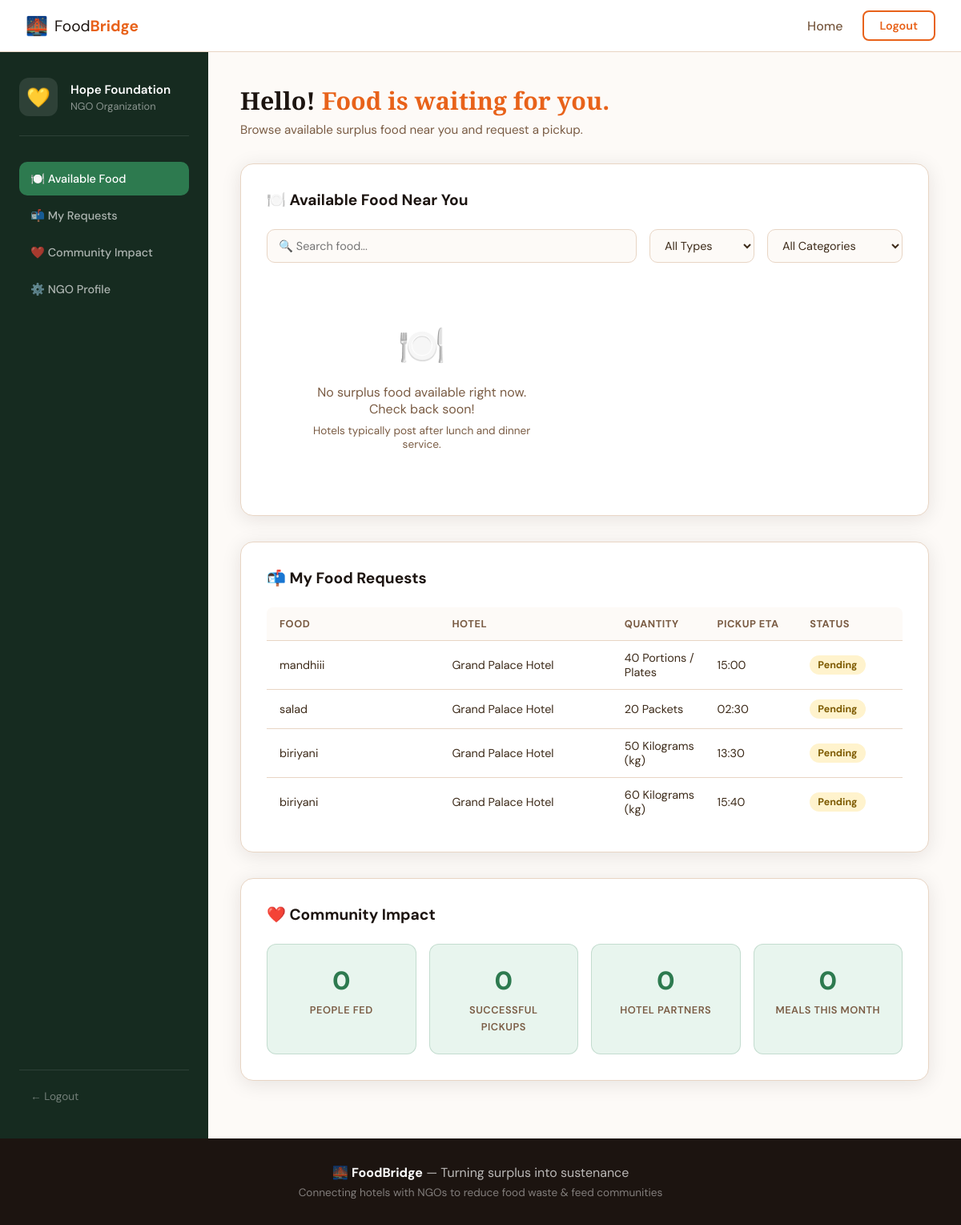
Page /ngo (signed in) on the committed database.
### tables this page shows
CREATE TABLE food_requests (
    id INTEGER PRIMARY KEY AUTOINCREMENT,
    food_id INTEGER NOT NULL,
    ngo_id INTEGER NOT NULL,
    people_count INTEGER DEFAULT 0,
    pickup_eta TEXT,
    message TEXT,
    status TEXT DEFAULT 'pending' CHECK(status IN ('pending', 'approved', 'rejected', 'completed')),
    created_at DATETIME DEFAULT CURRENT_TIMESTAMP,
    FOREIGN KEY (food_id) REFERENCES food_listings(id),
    FOREIGN KEY (ngo_id) REFERENCES users(id)
);

CREATE TABLE food_listings (
    id INTEGER PRIMARY KEY AUTOINCREMENT,
    hotel_id INTEGER NOT NULL,
    food_name TEXT NOT NULL,
    category TEXT NOT NULL,
    quantity INTEGER NOT NULL,
    unit TEXT NOT NULL,
    food_type TEXT NOT NULL CHECK(food_type IN ('veg', 'nonveg', 'vegan')),
    prepared_at TEXT,
    best_before TEXT NOT NULL,
    pickup_address TEXT NOT NULL,
    instructions TEXT,
    contact_name TEXT,
    contact_phone TEXT,
    allergens TEXT,
    is_claimed INTEGER DEFAULT 0,
    ngo_id INTEGER,
    created_at DATETIME DEFAULT CURRENT_TIMESTAMP,
    FOREIGN KEY (hotel_id) REFERENCES users(id),
    FOREIGN KEY (ngo_id) REFERENCES users(id)
);

CREATE TABLE users (
    id INTEGER PRIMARY KEY AUTOINCREMENT,
    name TEXT NOT NULL,
    email TEXT UNIQUE NOT NULL,
    password TEXT NOT NULL,
    user_type TEXT NOT NULL CHECK(user_type IN ('hotel', 'ngo')),
    phone TEXT,
    address TEXT,
    created_at DATETIME DEFAULT CURRENT_TIMESTAMP
);

### app.py (the view, shortened to what this page needs)
@app.route('/ngo')
def ngo_dashboard():
    if session.get('user_type') != 'ngo':
        return redirect(url_for('login'))
    conn = get_db()
    ngo_id = session['user_id']
    available_food = conn.execute('''
        SELECT fl.*, u.name as hotel_name
        FROM food_listings fl
        JOIN users u ON fl.hotel_id = u.id
        WHERE fl.is_claimed = 0
        ORDER BY fl.created_at DESC
    ''').fetchall()
    available_list = []
    my_requests = conn.execute('''
        SELECT fr.*, fl.food_name, fl.quantity, fl.unit, u.name as hotel_name
        FROM food_requests fr
        JOIN food_listings fl ON fr.food_id = fl.id
        JOIN users u ON fl.hotel_id = u.id
        WHERE fr.ngo_id=?
        ORDER BY fr.created_at DESC
    ''', (ngo_id,)).fetchall()
    impact = conn.execute('''
        SELECT
            SUM(fr.people_count) as people_fed,
            COUNT(*) as pickups,
            COUNT(DISTINCT fl.hotel_id) as hotels_partnered
        FROM food_requests fr
        JOIN food_listings fl ON fr.food_id = fl.id
        WHERE fr.ngo_id=? AND fr.status='completed'
    ''', (ngo_id,)).fetchone()
    impact_data = {
        'people_fed': impact['people_fed'] or 0,
        'pickups': impact['pickups'] or 0,
        'hotels_partnered': impact['hotels_partnered'] or 0,
        'meals_this_month': impact['people_fed'] or 0
    }
    conn.close()
    return render_template('ngo.html', available_food=available_list, my_requests=my_requests, impact=impact_data)

### app.py (called while the page is built)
def get_db():
    conn = sqlite3.connect(DB_PATH)
    conn.row_factory = sqlite3.Row
    return conn

### templates/ngo.html (shortened to what this page needs)
{% extends "base.html" %}
{% block content %}
<div class="dashboard-wrapper">
    <aside class="sidebar sidebar-ngo">
        <div class="sidebar-profile">
            <div class="profile-avatar">💛</div>
            <div>
                <p class="profile-name">{{ session.get('name', 'NGO Partner') }}</p>
                <p class="profile-type">NGO Organization</p>
            </div>
        </div>
        <nav class="sidebar-nav">
            <a href="#available" class="sidebar-link active">🍽️ Available Food</a>
            <a href="#myrequests" class="sidebar-link">📬 My Requests</a>
            <a href="#impact" class="sidebar-link">❤️ Community Impact</a>
            <a href="#profile" class="sidebar-link">⚙️ NGO Profile</a>
        </nav>
        <a href="/logout" class="sidebar-logout">← Logout</a>
    </aside>
    <main class="dashboard-main">
        <div class="dash-header">
            <h1>Hello! <span class="accent">Food is waiting for you.</span></h1>
            <p>Browse available surplus food near you and request a pickup.</p>
        </div>
        <section class="dash-section" id="available">
            <div class="section-card">
                <div class="filter-bar">
                    <h2 class="card-heading">🍽️ Available Food Near You</h2>
                    <div class="filter-controls">
                        <input type="text" id="search-food" placeholder="🔍 Search food..." oninput="filterFood()" class="filter-input">
                        <select id="filter-type" onchange="filterFood()" class="filter-select">
                            <option value="">All Types</option>
                        </select>
                        <select id="filter-category" onchange="filterFood()" class="filter-select">
                            <option value="">All Categories</option>
                        </select>
                    </div>
                </div>
                <div class="food-cards-grid" id="food-listing">
                    {% if available_food %}
                        {% for item in available_food %}
                        <div class="food-card" data-type="{{ item.food_type }}" data-category="{{ item.category }}" data-name="{{ item.food_name | lower }}">
                            <div class="food-card-top">
                                <div>
                                    <h3 class="food-card-name">{{ item.food_name }}</h3>
                                    <p class="food-card-hotel">🏨 {{ item.hotel_name }}</p>
                                </div>
                                <span class="food-type-badge type-{{ item.food_type }}">
                                    {{ '🟢 Veg' if item.food_type == 'veg' else ('🔴 Non-Veg' if item.food_type == 'nonveg' else '🌿 Vegan') }}
                                </span>
                            </div>
                            <div class="food-card-body">
                                <div class="food-detail-row">
                                    <span>📦 {{ item.quantity }} {{ item.unit }}</span>
                                    <span>🏷️ {{ item.category }}</span>
                                </div>
                                <div class="food-detail-row">
                                    <span>⏰ Fresh until: <strong>{{ item.best_before }}</strong></span>
                                    <span class="freshness-tag {{ 'urgent' if item.hours_left < 2 else 'fresh' }}">
                                        {{ '⚡ Urgent' if item.hours_left < 2 else '✅ Fresh' }}
                                    </span>
                                </div>
                                <p class="food-address">📍 {{ item.pickup_address }}</p>
                                {% if item.instructions %}
                                    <p class="food-instructions">ℹ️ {{ item.instructions }}</p>
                                {% endif %}
                            </div>
                            <form method="POST" action="/ngo/request-food" class="food-card-footer">
                                <input type="hidden" name="food_id" value="{{ item.id }}">
                                <div class="request-row">
                                    <div class="form-group inline-form">
                                        <label>People we'll feed</label>
                                        <input type="number" name="people_count" placeholder="50" min="1" required>
                                    </div>
                                    <div class="form-group inline-form">
                                        <label>ETA for pickup</label>
                                        <input type="time" name="pickup_eta" required>
                                    </div>
                                </div>
                                <textarea name="message" placeholder="Message to hotel (optional)..." rows="2" class="request-msg"></textarea>
                                <button type="submit" class="btn btn-ngo btn-full">💛 Request This Food</button>
                            </form>
                        </div>
                        {% endfor %}
                    {% else %}
                        <div class="empty-state">
                            <div class="empty-icon">🍽️</div>
                            <p>No surplus food available right now. Check back soon!</p>
                            <p class="empty-sub">Hotels typically post after lunch and dinner service.</p>
                        </div>
                    {% endif %}
                </div>
            </div>
        </section>
        <section class="dash-section" id="myrequests">
            <div class="section-card">
                <h2 class="card-heading">📬 My Food Requests</h2>
                {% if my_requests %}
                    <div class="requests-table">
                        <div class="table-header">
                            <span>Food</span><span>Hotel</span><span>Quantity</span><span>Pickup ETA</span><span>Status</span>
                        </div>
                        {% for req in my_requests %}
                        <div class="table-row">
                            <span>{{ req.food_name }}</span>
                            <span>{{ req.hotel_name }}</span>
                            <span>{{ req.quantity }} {{ req.unit }}</span>
                            <span>{{ req.pickup_eta }}</span>
                            <span class="status-badge status-{{ req.status }}">{{ req.status | capitalize }}</span>
                        </div>
                        {% endfor %}
                    </div>
                {% else %}
                    <div class="empty-state">
                        <p>You haven't made any requests yet. Browse available food above!</p>
                    </div>
                {% endif %}
            </div>
        </section>
        <section class="dash-section" id="impact">
            <div class="section-card">
                <h2 class="card-heading">❤️ Community Impact</h2>
                <div class="impact-grid">
                    <div class="impact-card impact-ngo">
                        <span class="impact-num">{{ impact.people_fed or 0 }}</span>
                        <span class="impact-label">People Fed</span>
                    </div>
                    <div class="impact-card impact-ngo">
                        <span class="impact-num">{{ impact.pickups or 0 }}</span>
                        <span class="impact-label">Successful Pickups</span>
                    </div>
                    <div class="impact-card impact-ngo">
                        <span class="impact-num">{{ impact.hotels_partnered or 0 }}</span>
                        <span class="impact-label">Hotel Partners</span>
                    </div>
                    <div class="impact-card impact-ngo">
                        <span class="impact-num">{{ impact.meals_this_month or 0 }}</span>
                        <span class="impact-label">Meals This Month</span>
                    </div>
                </div>
            </div>
        </section>
    </main>
</div>
{% endblock %}

### templates/base.html (shortened to what this page needs)
<!DOCTYPE html>
<html lang="en">
<head>
    <link rel="stylesheet" href="{{ url_for('static', filename='style.css') }}">
</head>
<body>
    <nav class="navbar">
        <div class="nav-container">
            <a href="/" class="nav-logo">
                <span class="logo-icon">🌉</span>
                <span class="logo-text">Food<strong>Bridge</strong></span>
            </a>
            <div class="nav-links">
                <a href="/" class="nav-link">Home</a>
                {% if session.get('user_type') %}
                    <a href="/logout" class="nav-btn btn-outline">Logout</a>
                {% else %}
                    <a href="/login" class="nav-btn btn-outline">Login</a>
                {% endif %}
            </div>
        </div>
    </nav>
    <main>
        {% block content %}{% endblock %}
    </main>
    <footer class="footer">
        <div class="footer-inner">
            <p>🌉 <strong>FoodBridge</strong> — Turning surplus into sustenance</p>
            <p class="footer-sub">Connecting hotels with NGOs to reduce food waste & feed communities</p>
        </div>
    </footer>
</body>
</html>

### rows in the picture
food_requests: food_name "mandhiii", hotel_name "Grand Palace Hotel", quantity "40", unit "Portions / Plates", pickup_eta "15:00", status "Pending"
food_requests: food_name "salad", hotel_name "Grand Palace Hotel", quantity "20", unit "Packets", pickup_eta "02:30", status "Pending"
food_requests: food_name "biriyani", hotel_name "Grand Palace Hotel", quantity "50", unit "Kilograms (kg)", pickup_eta "13:30", status "Pending"
food_requests: food_name "biriyani", hotel_name "Grand Palace Hotel", quantity "60", unit "Kilograms (kg)", pickup_eta "15:40", status "Pending"

### other values in the picture
{{ session.get('name', 'NGO Partner') }} "Hope Foundation"
{{ impact.people_fed or 0 }} "0"
{{ impact.pickups or 0 }} "0"
{{ impact.hotels_partnered or 0 }} "0"
{{ impact.meals_this_month or 0 }} "0"
